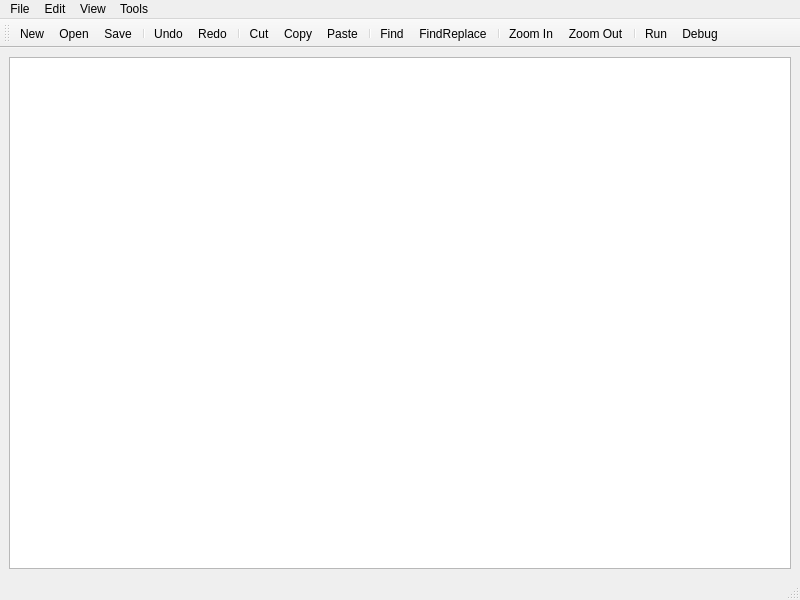
<?xml version="1.0" encoding="UTF-8"?>
<ui version="4.0">
 <class>MainWindow</class>
 <widget class="QMainWindow" name="MainWindow">
  <property name="geometry">
   <rect>
    <x>0</x>
    <y>0</y>
    <width>800</width>
    <height>600</height>
   </rect>
  </property>
  <property name="windowTitle">
   <string>MainWindow</string>
  </property>
  <widget class="QWidget" name="centralwidget">
   <layout class="QVBoxLayout" name="verticalLayout">
    <item>
     <widget class="QTextEdit" name="textEdit">
      <property name="inputMethodHints">
       <set>Qt::ImhMultiLine</set>
      </property>
      <property name="lineWrapMode">
       <enum>QTextEdit::NoWrap</enum>
      </property>
     </widget>
    </item>
   </layout>
  </widget>
  <widget class="QMenuBar" name="menubar">
   <property name="geometry">
    <rect>
     <x>0</x>
     <y>0</y>
     <width>800</width>
     <height>23</height>
    </rect>
   </property>
   <widget class="QMenu" name="menuFile">
    <property name="title">
     <string>File</string>
    </property>
    <addaction name="actionNew"/>
    <addaction name="actionOpen"/>
    <addaction name="actionSave"/>
    <addaction name="actionSaveAs"/>
   </widget>
   <widget class="QMenu" name="menuEdit">
    <property name="title">
     <string>Edit</string>
    </property>
    <addaction name="actionUndo"/>
    <addaction name="actionRedo"/>
    <addaction name="separator"/>
    <addaction name="actionCut"/>
    <addaction name="actionCopy"/>
    <addaction name="actionPaste"/>
    <addaction name="separator"/>
    <addaction name="actionFind"/>
    <addaction name="actionReplace"/>
    <addaction name="separator"/>
   </widget>
   <widget class="QMenu" name="menuView">
    <property name="title">
     <string>View</string>
    </property>
    <addaction name="actionZoom_In"/>
    <addaction name="actionZoom_Out"/>
   </widget>
   <widget class="QMenu" name="menuTools">
    <property name="title">
     <string>Tools</string>
    </property>
    <addaction name="actionRun"/>
    <addaction name="actionDebug"/>
   </widget>
   <addaction name="menuFile"/>
   <addaction name="menuEdit"/>
   <addaction name="menuView"/>
   <addaction name="menuTools"/>
  </widget>
  <widget class="QStatusBar" name="statusbar"/>
  <widget class="QToolBar" name="toolBar">
   <property name="windowTitle">
    <string>toolBar</string>
   </property>
   <attribute name="toolBarArea">
    <enum>TopToolBarArea</enum>
   </attribute>
   <attribute name="toolBarBreak">
    <bool>false</bool>
   </attribute>
   <addaction name="actionNew"/>
   <addaction name="actionOpen"/>
   <addaction name="actionSave"/>
   <addaction name="separator"/>
   <addaction name="actionUndo"/>
   <addaction name="actionRedo"/>
   <addaction name="separator"/>
   <addaction name="actionCut"/>
   <addaction name="actionCopy"/>
   <addaction name="actionPaste"/>
   <addaction name="separator"/>
   <addaction name="actionFind"/>
   <addaction name="actionReplace"/>
   <addaction name="separator"/>
   <addaction name="actionZoom_In"/>
   <addaction name="actionZoom_Out"/>
   <addaction name="separator"/>
   <addaction name="actionRun"/>
   <addaction name="actionDebug"/>
  </widget>
  <action name="actionNew">
   <property name="icon">
    <iconset resource="../../resources/icons.qrc">
     <normaloff>:/icons/file-plus-2.svg</normaloff>:/icons/file-plus-2.svg</iconset>
   </property>
   <property name="text">
    <string>New</string>
   </property>
   <property name="shortcut">
    <string>Ctrl+N</string>
   </property>
  </action>
  <action name="actionOpen">
   <property name="icon">
    <iconset resource="../../resources/icons.qrc">
     <normaloff>:/icons/file-text.svg</normaloff>:/icons/file-text.svg</iconset>
   </property>
   <property name="text">
    <string>Open</string>
   </property>
   <property name="shortcut">
    <string>Ctrl+O</string>
   </property>
  </action>
  <action name="actionSave">
   <property name="icon">
    <iconset resource="../../resources/icons.qrc">
     <normaloff>:/icons/save.svg</normaloff>:/icons/save.svg</iconset>
   </property>
   <property name="text">
    <string>Save</string>
   </property>
   <property name="shortcut">
    <string>Ctrl+S</string>
   </property>
  </action>
  <action name="actionSaveAs">
   <property name="icon">
    <iconset>
     <normalon>:/icons/save.svg</normalon>
    </iconset>
   </property>
   <property name="text">
    <string>Save As</string>
   </property>
   <property name="shortcut">
    <string>Ctrl+Shift+S</string>
   </property>
  </action>
  <action name="actionUndo">
   <property name="icon">
    <iconset>
     <normalon>:/icons/rotate-left.svg</normalon>
    </iconset>
   </property>
   <property name="text">
    <string>Undo</string>
   </property>
  </action>
  <action name="actionRedo">
   <property name="icon">
    <iconset>
     <normalon>:/icons/rotate-right.svg</normalon>
    </iconset>
   </property>
   <property name="text">
    <string>Redo</string>
   </property>
  </action>
  <action name="actionCut">
   <property name="icon">
    <iconset>
     <normalon>:/icons/scissors.svg</normalon>
    </iconset>
   </property>
   <property name="text">
    <string>Cut</string>
   </property>
  </action>
  <action name="actionCopy">
   <property name="icon">
    <iconset>
     <normalon>:/icons/copy.svg</normalon>
    </iconset>
   </property>
   <property name="text">
    <string>Copy</string>
   </property>
  </action>
  <action name="actionPaste">
   <property name="icon">
    <iconset>
     <normalon>:/icons/clipboard.svg</normalon>
    </iconset>
   </property>
   <property name="text">
    <string>Paste</string>
   </property>
  </action>
  <action name="actionFind">
   <property name="icon">
    <iconset>
     <normalon>:/icons/search.svg</normalon>
    </iconset>
   </property>
   <property name="text">
    <string>Find</string>
   </property>
   <property name="shortcut">
    <string>Ctrl+F</string>
   </property>
  </action>
  <action name="actionReplace">
   <property name="icon">
    <iconset resource="../../resources/icons.qrc">
     <normaloff>:/icons/copy.svg</normaloff>:/icons/copy.svg</iconset>
   </property>
   <property name="text">
    <string>Find&amp;Replace</string>
   </property>
   <property name="shortcut">
    <string>Ctrl+Shift+F</string>
   </property>
  </action>
  <action name="actionZoom_In">
   <property name="icon">
    <iconset resource="../../resources/icons.qrc">
     <normaloff>:/icons/zoom-in.svg</normaloff>:/icons/zoom-in.svg</iconset>
   </property>
   <property name="text">
    <string>Zoom In</string>
   </property>
  </action>
  <action name="actionZoom_Out">
   <property name="icon">
    <iconset>
     <normalon>:/icons/zoom-out.svg</normalon>
    </iconset>
   </property>
   <property name="text">
    <string>Zoom Out</string>
   </property>
  </action>
  <action name="actionRun">
   <property name="icon">
    <iconset resource="../../resources/icons.qrc">
     <normaloff>:/icons/play.svg</normaloff>:/icons/play.svg</iconset>
   </property>
   <property name="text">
    <string>Run</string>
   </property>
  </action>
  <action name="actionDebug">
   <property name="icon">
    <iconset resource="../../resources/icons.qrc">
     <normaloff>:/icons/play-circle.svg</normaloff>:/icons/play-circle.svg</iconset>
   </property>
   <property name="text">
    <string>Debug</string>
   </property>
  </action>
  <action name="actionFindNext">
   <property name="text">
    <string>FindNext</string>
   </property>
   <property name="shortcut">
    <string>F3</string>
   </property>
  </action>
 </widget>
 <resources>
  <include location="../../resources/icons.qrc"/>
 </resources>
 <connections/>
</ui>
